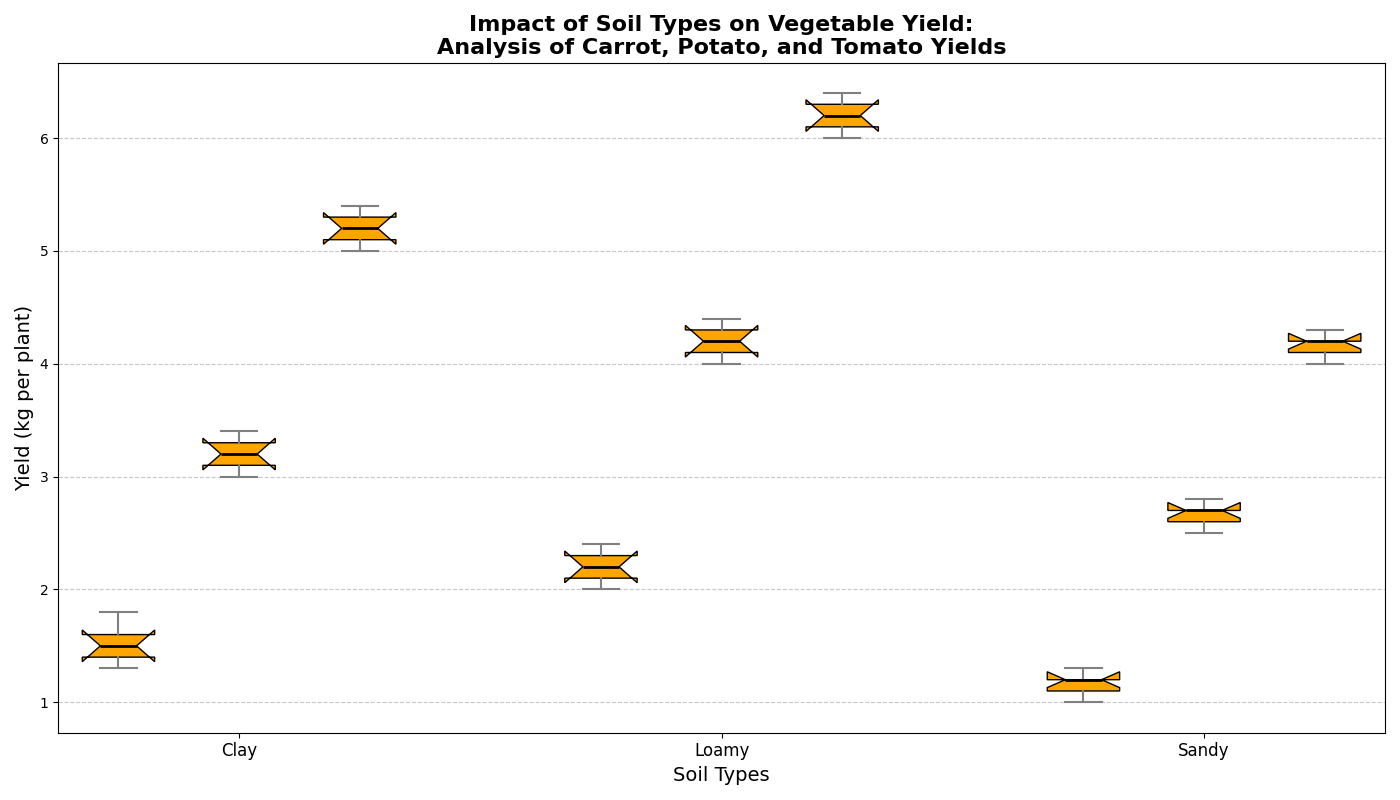

The script that drew this image:
import matplotlib.pyplot as plt
import numpy as np

vegetables = ['Carrots', 'Potatoes', 'Tomatoes']
soil_types = ['Clay', 'Loamy', 'Sandy']

carrots_yield = [
    [1.3, 1.5, 1.6, 1.8, 1.4],
    [2.0, 2.2, 2.1, 2.3, 2.4],
    [1.0, 1.2, 1.1, 1.3, 1.2]
]

potatoes_yield = [
    [3.0, 3.2, 3.3, 3.4, 3.1],
    [4.0, 4.2, 4.1, 4.3, 4.4],
    [2.5, 2.7, 2.6, 2.8, 2.7]
]

tomatoes_yield = [
    [5.0, 5.3, 5.1, 5.4, 5.2],
    [6.0, 6.3, 6.1, 6.4, 6.2],
    [4.0, 4.2, 4.1, 4.3, 4.2]
]

data = [carrots_yield, potatoes_yield, tomatoes_yield]

fig, ax = plt.subplots(figsize=(14, 8))

positions = np.array(range(len(soil_types))) * 4
for yields in data:
    pos = positions + data.index(yields)
    bp = ax.boxplot(yields, positions=pos, widths=0.6, patch_artist=True, notch=True)

    # Apply a single consistent color to all data groups
    consistent_color = '#ffa500'  # Orange for all boxes
    for patch in bp['boxes']:
        patch.set_facecolor(consistent_color)

    for whisker in bp['whiskers']:
        whisker.set(color='gray', linewidth=1.5)
    for cap in bp['caps']:
        cap.set(color='gray', linewidth=1.5)
    for median in bp['medians']:
        median.set(color='black', linewidth=2)

ax.set_xticks(positions + 1)
ax.set_xticklabels(soil_types, fontsize=12)

ax.set_title("Impact of Soil Types on Vegetable Yield:\nAnalysis of Carrot, Potato, and Tomato Yields", fontsize=16, fontweight='bold')
ax.set_ylabel("Yield (kg per plant)", fontsize=14)
ax.set_xlabel("Soil Types", fontsize=14)

ax.grid(axis='y', linestyle='--', alpha=0.7)

# Legend indicating vegetable types - not needed anymore as the color is consistent
# handles = [plt.Line2D([0], [0], color=consistent_color, lw=4)]  # Single color for legend (but we're removing it)
# ax.legend(handles, vegetables, title='Vegetable Types', loc='upper left', fontsize=12)

plt.tight_layout()

plt.show()
